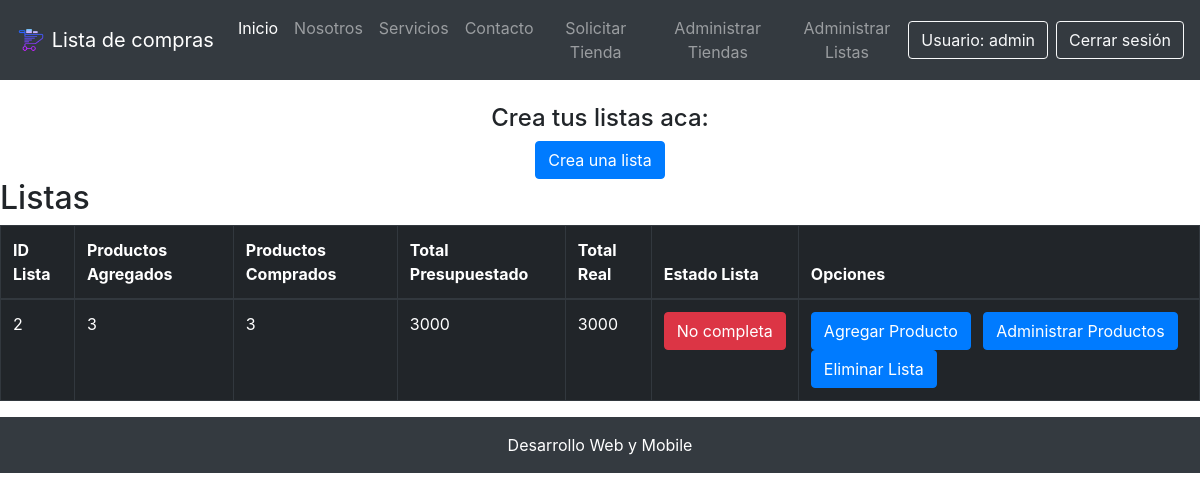
Before: /listar_listas/ (signed in) with the older database file.
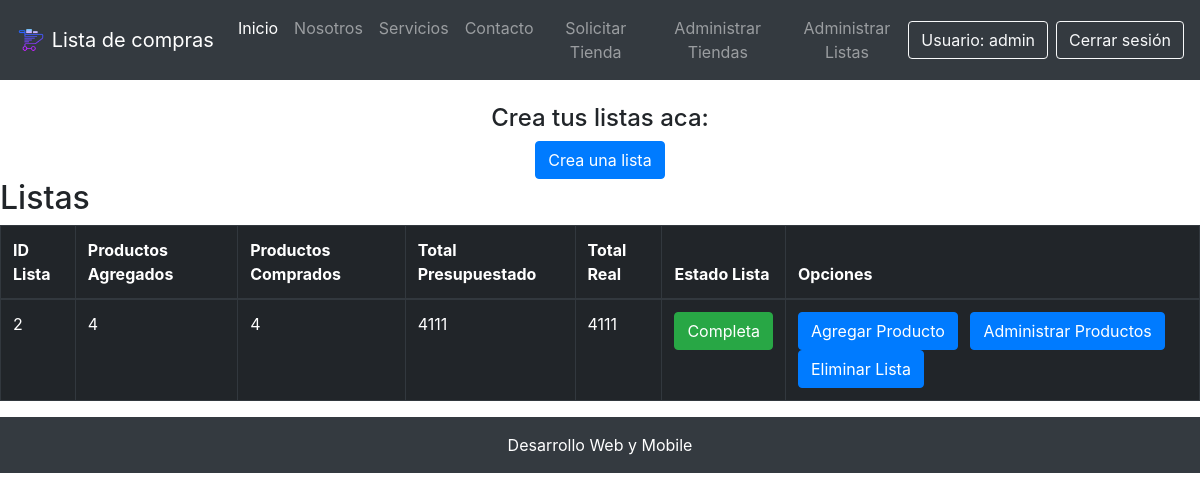
After: the same page with the newer database file.
### core/models.py (models this page shows, shortened)
class Lista(models.Model):
    usuario = models.ForeignKey(User, on_delete=models.CASCADE, verbose_name="Nombre Usuario")
    nombre_lista = models.CharField(max_length=30 ,verbose_name="Nombre Lista")
    total_productos_agregados = models.IntegerField(verbose_name="Productos Agregados")
    total_productos_comprados = models.IntegerField(verbose_name="Productos Comprados")
    costo_total_presupuestado = models.IntegerField(verbose_name="Total Presupuestado")
    costo_total_real = models.IntegerField(verbose_name="Total Real")
    estadoLista = models.ForeignKey(EstadoLista, on_delete=models.CASCADE, verbose_name="Estado Lista")

class EstadoLista(models.Model):
    nombre = models.CharField(max_length=30, verbose_name="Estado Lista")

### core/views.py (the view)
# urls.py: path('listas/', listar_listas, name="api_listar_listas"),
@login_required
def listar_listas(request):
    listas = Lista.objects.filter(usuario=request.user)
    return render(request, 'core/listar_listas.html', {
        'listas': listas
    })

### core/templates/core/listar_listas.html (shortened to what this page needs)
{% extends 'core/base.html' %}
{% load static %}
{% block contenido %}
<br>
<div class="container">
    <div class="row">
        <div class="col-12 text-center">
            <h4 class="text-center">Crea tus listas aca:</h4>
            <a class="btn btn-primary" href="{% url 'crear_lista' %}">Crea una lista</a>
        </div>
    </div>
</div>
<h2>Listas</h2>
<div class="table-responsive">
    <table class="table table-dark table-bordered table-hover table-condensed">
        <thead>
            <tr>
                <th>ID Lista</th>
                <th>Productos Agregados</th>
                <th>Productos Comprados</th>
                <th>Total Presupuestado</th>
                <th>Total Real</th>
                <th>Estado Lista</th>
                <th>Opciones</th>
            </tr>
        </thead>
        <tbody>
            {% for l in listas %}
            <tr>
                <td>{{ l.id }}</td>
                <td>{{ l.total_productos_agregados }}</td>
                <td>{{ l.total_productos_comprados }}</td>
                <td>{{ l.costo_total_presupuestado }}</td>
                <td>{{ l.costo_total_real }}</td>
                {% if l.estadoLista.id == 1 %}
                    <td>
                        <a href="" class="btn btn-danger">{{ l.estadoLista.nombre }}</a>
                    </td>
                {% else %}
                    <td>
                        <a href="" class="btn btn-success">{{ l.estadoLista.nombre }}</a>
                    </td>
                {% endif %}
                <td>
                    <a class="btn btn-primary mr-2" href="{% url 'form_producto' l.id %}">Agregar Producto</a>
                    <a class="btn btn-primary mr-2" href="{% url 'listar_productos' l.id %}" >Administrar Productos</a>
                    <a class="btn btn-primary" href="{% url 'eliminar_lista' l.id %}">Eliminar Lista</a>
                </td>
            </tr>
            {% endfor %}
        </tbody>
    </table>
</div>
{% endblock contenido %}

Changed rows visible on the page:
changed Lista id 2: total_productos_agregados "3" → "4"; total_productos_comprados "3" → "4"; costo_total_presupuestado "3000" → "4111"; costo_total_real "3000" → "4111"; estadoLista_id 1 → 2 (drawn); estadoLista.nombre "No completa" → "Completa"
